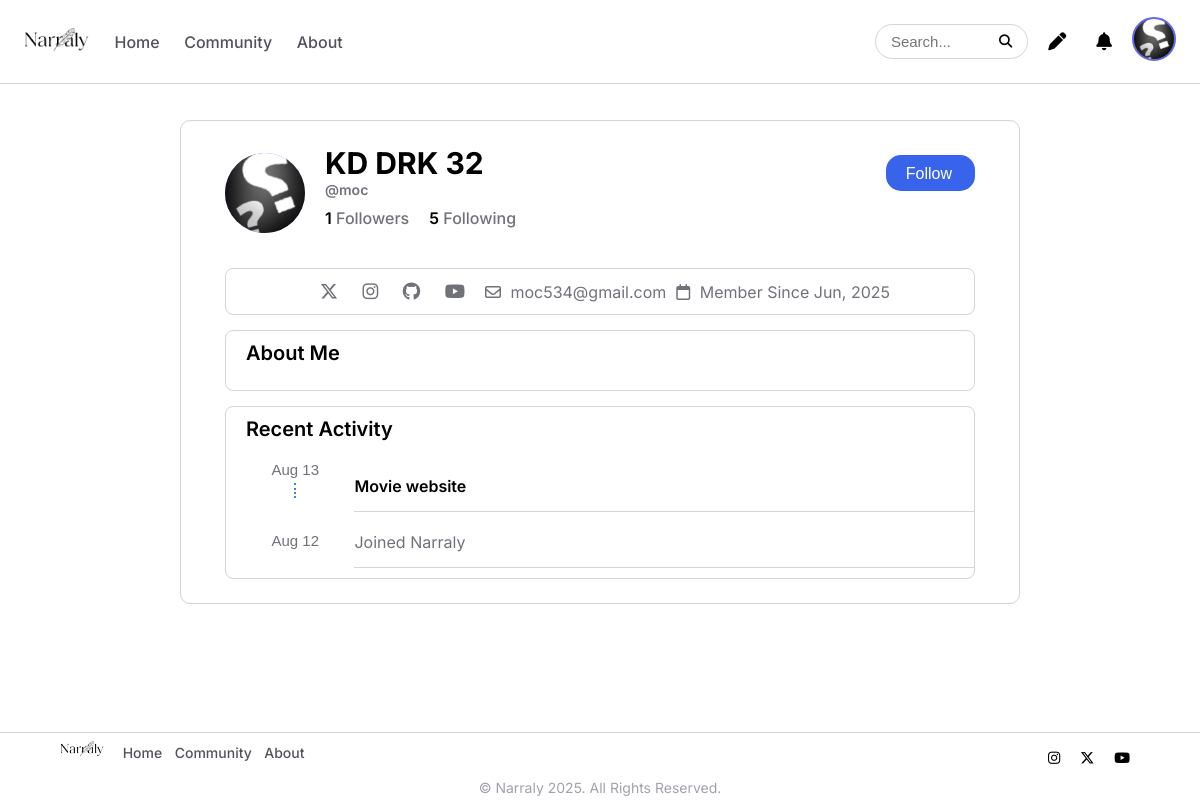
The app's page /feedprofile/7 (signed in) with its own data.
### home/models.py (models this page shows, shortened)
class Profile(models.Model):
    uid = models.BigAutoField(primary_key=True)
    username = models.CharField(max_length=255)
    name = models.CharField(max_length=255)
    image = models.ImageField(upload_to='uimages/',null=True)
    email = models.CharField(max_length=255)
    profilbio = models.TextField()
    twitter = models.CharField(max_length=255)
    instagram = models.CharField(max_length=255)
    github = models.CharField(max_length=255)
    youtube = models.CharField(max_length=255)

class Blogwrite(models.Model):
    bwid= models.BigAutoField(primary_key=True)
    author = models.ForeignKey(Profile,on_delete=models.CASCADE,related_name="posts", null=True, blank=True)
    cimage=models.ImageField(upload_to='bimages/',null=True)
    title= models.CharField(max_length=255)
    subtitle= models.CharField(max_length=255)
    content = models.TextField()
    created_at = models.DateTimeField(auto_now_add=True)

### home/views.py (the view)
# urls.py: path('feedprofile/<int:uid>',views.feedprofile,name="feedprofile"),
def feedprofile(request,uid):
    if request.user.is_authenticated:
        username = request.user.username
        data = Profile.objects.filter(uid=uid)
        data2=Profile.objects.filter(username=username)
        cprofile = get_object_or_404(Profile, uid=uid)
        for i in data:
            dusername=i.username
        if dusername==username:
            return redirect('profile')
        else:
            data1=Member.objects.filter(username=username)
            blog=Blogwrite.objects.filter(author=uid).order_by('-created_at')
            for i in blog:
                uname=i.author.username
            duser = User.objects.get(username=uname)
            join_date = duser.date_joined
            user_profile = get_object_or_404(Profile, pk=uid)
            current_profile = Profile.objects.get(username=request.user.username)
            followers = Follow.objects.filter(following=current_profile).count()
            following = Follow.objects.filter(follower=current_profile).count()
            following_ids = Follow.objects.filter(follower=current_profile).values_list('following__uid', flat=True)
            foprofile=Follow.objects.filter(following=cprofile)
            frprofile=Follow.objects.filter(follower=cprofile)
            context={
                    'uid':uid,
                    'data':data,
                    'data1':data1,
                    'user_profile': user_profile,
                    'followers': followers,
                    'following': following,
                    'following_ids': following_ids,
                    'blog': blog,
                    'join_date': join_date,
                    'data2': data2,
                    'foprofile':foprofile,
                    'frprofile':frprofile,
                }
        return render (request,'../templates/feedprofile.html',context)
    else:
        return redirect('register')

### home/templates/feedprofile.html (shortened to what this page needs)
{% load static %}
<!DOCTYPE html>
<html lang="en">
<head>
    <link rel="stylesheet" href="https://cdnjs.cloudflare.com/ajax/libs/font-awesome/6.7.2/css/all.min.css"
 />
    <link rel="stylesheet" href="../static/profileu.css">
</head>
<body>
    <header>
       <nav class="nav">
            <div class="nav-left">
                <div class="nl-img">
                    <a href="{% url 'home' %}">
                        <img src="../static/image/nav/logom.png" alt="">
                    </a>
                </div>
                <div class="nl-text">
                    <a class="nla" href="{% url 'home' %}">Home</a>
                    <a class="nla"  href="{% url 'community' %}">Community</a>
                    <a class="nla" href="{% url 'about' %}">About</a>
                </div>
            </div>
            <div class="nav-right">
                <form method="GET" action="{% url 'sercomm' %}">
                    <input type="text" name="q" placeholder="Search..." required>
                    <button type="submit"><i class="fa-solid fa-magnifying-glass"></i></button>
                </form>
                <a href="{% url 'writeblog' %}"><i class="fa fa fa-pen"></i></a>
                <a href="{% url 'notification' %}"><i class="fa fa fa-bell"></i></a>
                {% for i in data %}
                <div class="imgwrp">
                    <div class="{% if data1 %} nr-imgg {%else%} nr-img {%endif%}">
                        {% if i.image %}
                        <img src="{{ i.image.url }}" alt="" id="toggleBtn">
                        {% else %}
                        <span class="nr-text" id="toggleBtn">IMG</span>
                        {% endif %}
                    </div>
                </div>
                {% endfor %}
            </div>
        </nav>
    </header>
    <main class="main">
        {% for i in data %}
        <section class="profile">
            <section class="profile-top">
                <div class="proft-img">
                    {% if i.image %}
                    <img src="{{ i.image.url }}" alt="">
                    {% else %}
                    <span class="initial">IMG</span>
                    {% endif %}
                </div>
                <div class="proft-name">
                    {% if i.name %}
                    <h2>{{i.name}}</h2>
                    {% else %}
                    <h2>{{i.username}}</h2>
                    {% endif %}
                    <h3>@{{i.username}}</h3>
                    <div class="follow">
                       <a href="{% url 'followersi' i.uid %}"> <p>{{foprofile|length}} Followers</p></a>
                        <a href="{% url 'followingi' i.uid %}"><p>{{frprofile|length}} Following</p></a>
                    </div>
                </div>
                <div class="prot-editf">
                    <form method="post" action="{% url 'follow_toggle' uid %}">
                        {% if uid in following_ids %}
                        <button type="submit">Unfollow</button>
                        {% else %}
                        <button type="submit">Follow</button>
                        {% endif %}
                    </form>
                </div>
            </section>
            <section class="member-all">
                <div class="m-link">
                    {% if i.twitter %}
                    <a href="{{i.twitter}}"><i class="fa-brands fa-x-twitter"></i></a>
                    {% endif %}
                    {% if i.instagram %}
                    <a href="{{i.instagram}}"><i class="fa-brands fa-instagram"></i></a>
                    {% endif %}
                    {% if i.github %}
                    <a href="{{i.github}}"><i class="fa-brands fa-github"></i></a>
                    {% endif %}
                    {% if i.youtube %}
                    <a href="{{i.youtube}}"><i class="fa-brands fa-youtube"></i></a>
                    {% endif %}
                </div>
                <div class="m-addr">
                   {% if i.email %}
                    <a href=""><i class="fa-regular fa-envelope"></i> {{i.email}}</a>
                    {%endif%}
                </div>
                <div class="m-join">
                    <a href=""><i class="fa-regular fa-calendar"></i> Member Since Jun, 2025</a>
                </div>
            </section>
            <section class="about-me">
                <h2>About Me</h2>
            </section>
             {%endfor%}
            <section class="recent-acti">
                <h2>Recent Activity</h2>
                {% for i in blog %}
                <div class="ra-data">
                    <div class="rad-left">
                        <span>{{i.created_at|date:"M j"}}</span>
                        <div class="dot-line"></div>
                    </div>
                    <div class="rad-right">
                        <a href="{% url 'blog' i.bwid %}"><p>{{i.title}}</p></a>
                    </div>
                </div>
                {%endfor%}
                <div class="raa-data">
                    <div class="rada-left">
                        <span>{{join_date|date:"M j"}}</span>
                    </div>
                    <div class="rada-right">
                        <p>Joined Narraly</p>
                    </div>
                </div>
            </section>
        </section>
    </main>
    <footer class="footer">
        <section class="f-top">
            <div class="f-left">
                <div class="fl-img">
                    <img src="../static/image/nav/logom.png" alt="">
                </div>
                <div class="fl-text">
                    <a href="{% url 'home' %}">Home</a>
                    <a class="c" href="{% url 'community' %}">Community</a>
                    <a href="{% url 'about' %}">About</a>
                </div>
            </div>
            <div class="f-right">
                <div class="soi"><i class="fa-brands fa-instagram"></i></div>
                <div class="soi"><i class="fa-brands fa-x-twitter"></i></div>
                <div class="soi"><i class="fa-brands fa-youtube"></i></div>
            </div>
        </section>
        <section class="f-bot">
            <p>© Narraly 2025. All Rights Reserved.</p>
        </section>
    </footer>
</body>
</html>

### records on screen
Profile: image (picture), name "KD DRK 32", username "moc", foprofile "1", frprofile "5", email "moc534@gmail.com"
Blogwrite: created_at "Aug 13", title "Movie website"

### other values on screen
{{ join_date|date:"M j" }} "Aug 12"
